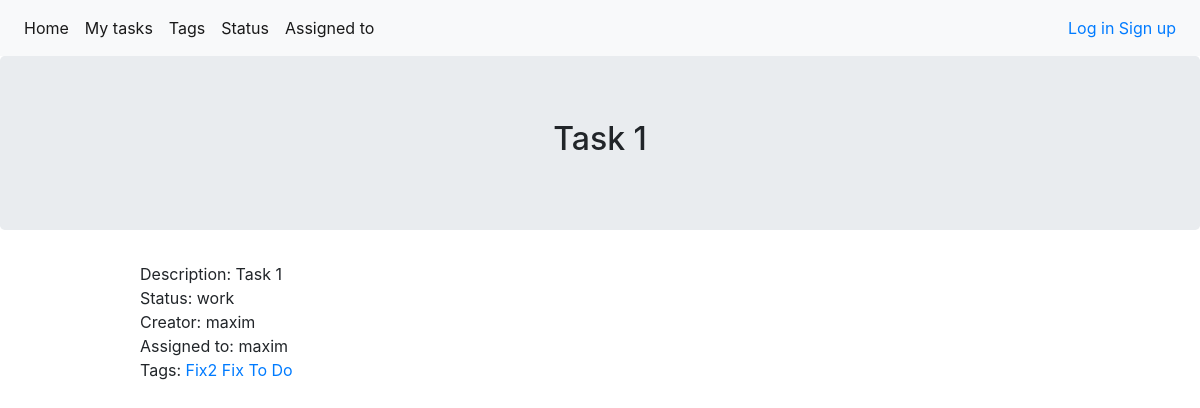
Page /tasks/task/1/ on the committed database.
### tasks/models.py (models this page shows, shortened)
class Task(models.Model):
    name = models.CharField(max_length=200)
    description = models.TextField(blank=True)
    status = models.ForeignKey(
        TaskStatus,
        default=get_default_status,
        on_delete=models.CASCADE
    )
    creator = models.ForeignKey(
        User,
        on_delete=models.SET_NULL,
        null=True,
        blank=True,
        related_name='creator'
    )
    assigned_to = models.ForeignKey(
        User,
        on_delete=models.SET_NULL,
        null=True,
        blank=True,
        related_name='assigned_to'
    )
    tags = models.ManyToManyField('Tag', blank=True, related_name='tasks')

class TaskStatus(models.Model):
    NEW = 'new'
    WORK = 'work'
    TEST = 'test'
    DONE = 'done'
    STATUS_OPTIONS = [
        (NEW, 'New'),
        (WORK, 'In work'),
        (TEST, 'Testing'),
        (DONE, 'Done'),
    ]
    name = models.CharField(
        max_length=4,
        choices=STATUS_OPTIONS,
        unique=True,
        default=NEW,
    )
    def __str__(self):
        return self.name

class Tag(models.Model):
    title = models.CharField(max_length=50, unique=True)
    def get_absolute_url(self):
        return reverse('tasks:tag_detail_url', kwargs={'pk': self.id})

### tasks/views.py (the view)
class TaskDetail(generic.DetailView):
    model = Task
    template_name = 'tasks/task_detail.html'

### tasks/templates/tasks/task_detail.html (shortened to what this page needs)
{% extends "tasks/base_tasks.html" %}
{% block heading %}
<h2>{{ task.name }}</h2>
{% endblock %}
{% block content %}
<div class="container">
    <div class="row">
        <div class="col-sm-4 offset-md-1">
            <p>
                Description: {{ task.description }}<br>
                Status: {{ task.status }}<br>
                Creator: {{ task.creator }}<br>
                Assigned to: {{ task.assigned_to }}<br>
                Tags:
                {% for tag in task.tags.all %}
                <a href="{{ tag.get_absolute_url }}">{{ tag.title }}</a>
                {% endfor %}
            </p>
        </div>
    </div>
</div>
{% endblock %}

### rows in the picture
Task: name "Task 1", description "Task 1", status "work", creator "maxim", assigned_to "maxim"
Tag: title "Fix2"
Tag: title "Fix"
Tag: title "To Do"
